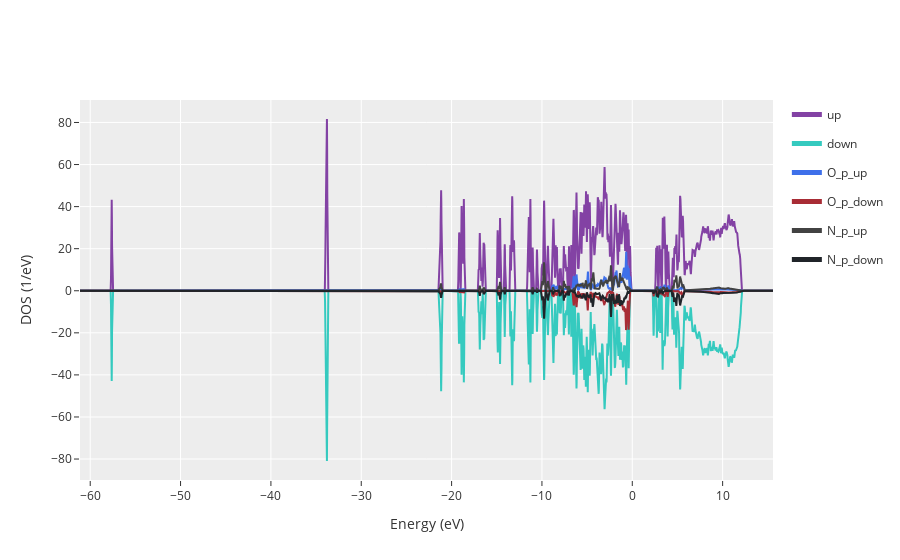

Source (notebook cell):
### Code cell
calc.dos.plot(selection="p(O , N)")

### Figure 1 — Plotly figure (JSON) as saved in the notebook; plotly's stock layout.template omitted (floating-point values rounded to 4 significant figures; data arrays with more than 128 entries replaced by an {"elided": "..."} marker saying what was removed)
{"data": [{"legendgroup": "up", "line": {"color": "#8342A4"}, "name": "up", "showlegend": true, "type": "scatter", "x": {"elided": "4000 float values"}, "y": {"elided": "4000 float values"}, "yaxis": "y"}, {"legendgroup": "down", "line": {"color": "#35CABF"}, "name": "down", "showlegend": true, "type": "scatter", "x": {"elided": "4000 float values"}, "y": {"elided": "4000 float values"}, "yaxis": "y"}, {"legendgroup": "O_p_up", "line": {"color": "#3E70EA"}, "name": "O_p_up", "showlegend": true, "type": "scatter", "x": {"elided": "4000 float values"}, "y": {"elided": "4000 float values"}, "yaxis": "y"}, {"legendgroup": "O_p_down", "line": {"color": "#A82C35"}, "name": "O_p_down", "showlegend": true, "type": "scatter", "x": {"elided": "4000 float values"}, "y": {"elided": "4000 float values"}, "yaxis": "y"}, {"legendgroup": "N_p_up", "line": {"color": "#424242"}, "name": "N_p_up", "showlegend": true, "type": "scatter", "x": {"elided": "4000 float values"}, "y": {"elided": "4000 float values"}, "yaxis": "y"}, {"legendgroup": "N_p_down", "line": {"color": "#202429"}, "name": "N_p_down", "showlegend": true, "type": "scatter", "x": {"elided": "4000 float values"}, "y": {"elided": "4000 float values"}, "yaxis": "y"}], "layout": {"legend": {"itemsizing": "constant"}, "xaxis": {"title": {"text": "Energy (eV)"}}, "yaxis": {"title": {"text": "DOS (1/eV)"}}}}
